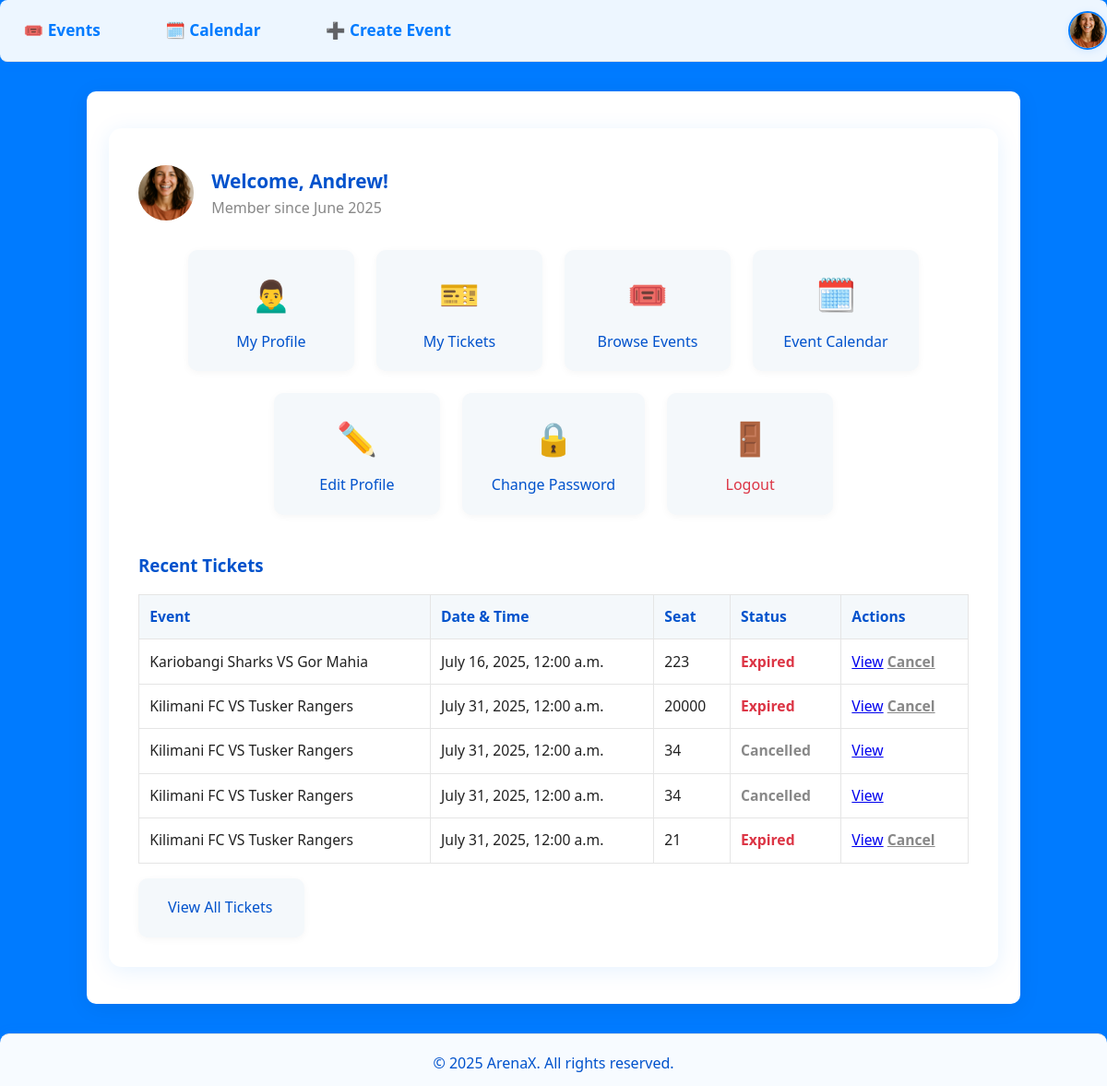
The page /events/user-dashboard/ (signed in) on the database its author committed.
### users/models.py (models this page shows, shortened)
class Profile(models.Model):
    user = models.OneToOneField(User, on_delete=models.CASCADE, related_name='profile')
    photo = models.ImageField(upload_to='profile_photos/', blank=True, null=True)

### tickets/models.py (models this page shows, shortened)
class Ticket(models.Model):
    STATUS_CHOICES = [
        ('Active', 'Active'),
        ('Cancelled', 'Cancelled'),
        ('Used', 'Used'),
    ]
    user = models.ForeignKey(User, on_delete=models.CASCADE, related_name='tickets')
    event = models.ForeignKey(Event, on_delete=models.CASCADE, related_name='tickets')
    tickettype = models.ForeignKey('TicketType', on_delete=models.CASCADE, related_name='tickets', null=True, blank=True)
    seat = models.CharField(max_length=50)
    purchase_date = models.DateTimeField(auto_now_add=True)
    status = models.CharField(max_length=10, choices=STATUS_CHOICES, default='Active')
    qr_code_url = models.URLField(blank=True, null=True)  # Optional: for QR code image
    qr_code_image = models.ImageField(upload_to='ticket_qrcodes/', blank=True, null=True)

### events/models.py (models this page shows, shortened)
class Event(models.Model):
    EVENT_TYPE_CHOICES = [
        ('sports', 'Sports Events'),
        ('entertainment', 'Entertainment Events'),
        ('civic', 'Civic and Political Events'),
        ('educational', 'Educational and Institutional Events'),
        ('corporate', 'Corporate and Business Events'),
        ('religious', 'Religious and Spiritual Events'),
        ('recreational', 'Recreational and Community Events'),
        ('esports', 'E-sports and Virtual Events'),
    ]
    name = models.CharField(max_length=200)
    date = models.DateTimeField()
    location = models.CharField(max_length=200)
    description = models.TextField(blank=True)
    thumbnail = models.ImageField(upload_to='event_thumbnails/', blank=True, null=True)  # <-- Added field
    event_type = models.CharField(max_length=32, choices=EVENT_TYPE_CHOICES, default='sports')

### events/views.py (the view)
# urls.py: path('user-dashboard/', views.user_dashboard, name='user_dashboard'),
@login_required
def user_dashboard(request):
    tickets = Ticket.objects.filter(user=request.user).select_related('event').order_by('-purchase_date')
    return render(request, 'events/user_dashboard.html', {
        'tickets': tickets,
        'now': timezone.now(),
    })

### events/templates/events/user_dashboard.html (shortened to what this page needs)
{% extends "base.html" %}
{% load static %}
{% block content %}
<div class="dashboard-section">
    <div class="dashboard-header">
        {% if user.profile.photo %}
            <img src="{{ user.profile.photo.url }}" alt="Profile Photo">
        {% else %}
            <img src="{% static 'images/default_profile.png' %}" alt="Profile Photo">
        {% endif %}
        <div>
            <div class="welcome">Welcome, {{ user.first_name|default:user.username }}!</div>
            <div style="color:#888;">Member since {{ user.date_joined|date:"F Y" }}</div>
        </div>
    </div>
    <div class="dashboard-links">
        <a href="{% url 'profile' %}" class="dashboard-link">
            <span class="icon">🙍‍♂️</span>
            My Profile
        </a>
        <a href="{% url 'ticket_list' %}" class="dashboard-link">
            <span class="icon">🎫</span>
            My Tickets
        </a>
        <a href="{% url 'event_list' %}" class="dashboard-link">
            <span class="icon">🎟️</span>
            Browse Events
        </a>
        <a href="{% url 'event_calendar' %}" class="dashboard-link">
            <span class="icon">🗓️</span>
            Event Calendar
        </a>
        <a href="{% url 'profile_edit' %}" class="dashboard-link">
            <span class="icon">✏️</span>
            Edit Profile
        </a>
        <a href="{% url 'password_change' %}" class="dashboard-link">
            <span class="icon">🔒</span>
            Change Password
        </a>
        <a href="{% url 'logout' %}" class="dashboard-link" style="color:#dc3545;">
            <span class="icon">🚪</span>
            Logout
        </a>
    </div>
    <div class="dashboard-tickets">
        <h3 style="color:#0052cc;">Recent Tickets</h3>
        {% if tickets %}
        <table>
            <thead>
                <tr>
                    <th>Event</th>
                    <th>Date & Time</th>
                    <th>Seat</th>
                    <th>Status</th>
                    <th>Actions</th>
                </tr>
            </thead>
            <tbody>
                {% for ticket in tickets|slice:":5" %}
                <tr>
                    <td>{{ ticket.event.name }}</td>
                    <td>{{ ticket.event.date|date:"F j, Y, g:i a" }}</td>
                    <td>{{ ticket.seat }}</td>
                    <td>
                        {% if ticket.status == 'Cancelled' %}
                            <span class="ticket-status-cancelled">Cancelled</span>
                        {% elif ticket.event.date < now %}
                            <span class="ticket-status-expired">Expired</span>
                        {% else %}
                            <span class="ticket-status-valid">Valid</span>
                        {% endif %}
                    </td>
                    <td>
                        <a href="{% url 'ticket_detail' ticket.pk %}">View</a>
                        {% if ticket.status != 'Cancelled' %}
                            <a href="{% url 'ticket_cancel' ticket.pk %}" class="ticket-status-cancelled">Cancel</a>
                        {% endif %}
                    </td>
                </tr>
                {% endfor %}
            </tbody>
        </table>
        <div style="margin-top:1rem;">
            <a href="{% url 'ticket_list' %}" class="dashboard-link" style="display:inline-block;">View All Tickets</a>
        </div>
        {% else %}
            <p style="margin-top:1rem;">You have not purchased any tickets yet. <a href="{% url 'event_list' %}">Browse events</a></p>
        {% endif %}
    </div>
</div>
{% endblock %}

### events/templates/base.html (shortened to what this page needs)
{% load static %}
<!DOCTYPE html>
<html lang="en">
<head>
    <link rel="stylesheet" href="{% static 'css/styles.css' %}">
</head>
<body>
    <nav>
        <a href="{% url 'event_list' %}">🎟️ Events</a>
        <a href="{% url 'event_calendar' %}">🗓️ Calendar</a>
        {% if user.is_superuser %}
            <a href="{% url 'event_create' %}">➕ Create Event</a>
        {% else %}
            <a href="{% url 'user_dashboard' %}">👤 User Dashboard</a>
        {% endif %}
        {% if user.is_authenticated %}
            <div class="nav-profile-dropdown">
                <div class="profile-pic-wrapper">
                    {% if user.profile.photo %}
                        <img src="{{ user.profile.photo.url }}" alt="Profile" class="nav-profile-pic">
                    {% else %}
                        <img src="{% static 'images/default_profile.png' %}" alt="Profile" class="nav-profile-pic">
                    {% endif %}
                </div>
            </div>
        {% else %}
            <a href="{% url 'login' %}">🔑 Login</a>
            <a href="{% url 'register' %}">📝 Register</a>
        {% endif %}
    </nav>
    <div class="container">
        {% block content %}{% endblock %}
    </div>
    <footer>
        &copy; {{ year|default:2025 }} ArenaX. All rights reserved.
    </footer>
</body>
</html>

### static/css/styles.css (style rules this page uses)
body, h1, h2, h3, h4, h5, h6, p, ul, ol, li, a { margin: 0; padding: 0; box-sizing: border-box; }
body { font-family: 'Segoe UI', Arial, sans-serif; background: #f7f9fb; color: #222; line-height: 1.6; }
nav { background: #fff; border-bottom: 1px solid #e5e5e5; padding: 0.75rem 0; text-align: center; }
nav a { color: #0052cc; margin: 0 1.2rem; text-decoration: none; font-weight: 500; transition: color 0.2s; font-size: 1.05rem; }
.container { max-width: 950px; margin: 2.5rem auto; background: #fff; padding: 2.5rem 2rem; border-radius: 10px; box-shadow: 0 4px 24px rgba(0,0,0,0.07); }
footer { text-align: center; color: #888; padding: 1.5rem 0 1rem 0; margin-top: 2.5rem; font-size: 0.98rem; background: #f4f8fb; border-top: 1px solid #e5e5e5; }

### events/templates/base.html (style rules this page uses)
html, body { height: 100%; min-height: 100%; margin: 0; padding: 0; }
body { display: flex; flex-direction: column; min-height: 100vh; font-family: 'Segoe UI', Arial, sans-serif; background: #007bff; }
nav { text-align: center; margin-bottom: 2rem; background: rgba(255,255,255,0.93); border-radius: 8px; box-shadow: 0 2px 12px rgba(0,123,255,0.08); padding: 0.7rem 0; display: flex; justify-content: center; gap: 1.2rem; }
nav a { margin: 0 0.5rem; color: #007bff; text-decoration: none; font-weight: 600; font-size: 1.08rem; padding: 0.5rem 1.1rem; border-radius: 6px; transition: background 0.18s, color 0.18s; display: inline-flex; align-items: center; gap: 0.4rem; }
.container { max-width: 1100px; margin: 0 auto; padding: 0 1.5rem; flex: 1 0 auto; }
footer { margin-top: 2rem; font-size: 1rem; background: rgba(255,255,255,0.97); border-radius: 10px 10px 0 0; text-align: center; padding: 1.2rem 0 0.7rem 0; box-shadow: 0 -2px 12px rgba(0,123,255,0.07); color: #0052cc; flex-shrink: 0; }
.nav-profile-dropdown { position: relative; display: flex; align-items: center; margin-left: auto; }
.profile-pic-wrapper { cursor: pointer; display: flex; align-items: center; }
.nav-profile-pic { width: 38px; height: 38px; border-radius: 50%; object-fit: cover; border: 2px solid #007bff; box-shadow: 0 2px 8px rgba(0,123,255,0.10); background: #f4f4f4; transition: box-shadow 0.2s; }

### events/templates/events/user_dashboard.html (style rules this page uses)
.dashboard-section { max-width: 900px; margin: 2.5rem auto; background: #fff; padding: 2.5rem 2rem 2rem 2rem; border-radius: 14px; box-shadow: 0 4px 24px rgba(0,123,255,0.10); }
.dashboard-header { display: flex; align-items: center; gap: 1.2rem; margin-bottom: 1.5rem; }
.dashboard-header img { width: 60px; height: 60px; border-radius: 50%; object-fit: cover; background: #f4f4f4; }
.dashboard-header .welcome { font-size: 1.3rem; color: #0052cc; font-weight: 600; }
.dashboard-links { display: flex; flex-wrap: wrap; gap: 1.5rem; margin: 2rem 0 2.5rem 0; justify-content: center; }
.dashboard-link { display: flex; flex-direction: column; align-items: center; background: #f4f8fb; border-radius: 10px; padding: 1.2rem 2rem; min-width: 180px; box-shadow: 0 2px 8px rgba(0,0,0,0.04); text-decoration: none; color: #0052cc; font-weight: 500; transition: background 0.2s; }
.dashboard-link .icon { font-size: 2.2rem; margin-bottom: 0.7rem; }
.dashboard-tickets { margin-top: 2rem; }
.dashboard-tickets table { width: 100%; border-collapse: collapse; margin-top: 1rem; }
.dashboard-tickets th, .dashboard-tickets td { border: 1px solid #e5e5e5; padding: 0.7rem; text-align: left; font-size: 0.98rem; }
.dashboard-tickets th { background: #f4f8fb; color: #0052cc; }
.ticket-status-expired { color: #dc3545; font-weight: bold; }
.ticket-status-cancelled { color: #888; font-weight: bold; }

### rows shown on the page
Ticket: event.name "Kariobangi Sharks VS Gor Mahia", event "July 16, 2025, 12:00 a.m.", seat "223", status "Expired"
Ticket: event.name "Kilimani FC VS Tusker Rangers", event "July 31, 2025, 12:00 a.m.", seat "20000", status "Expired"
Ticket: event.name "Kilimani FC VS Tusker Rangers", event "July 31, 2025, 12:00 a.m.", seat "34", status "Cancelled"
Ticket: event.name "Kilimani FC VS Tusker Rangers", event "July 31, 2025, 12:00 a.m.", seat "34", status "Cancelled"
Ticket: event.name "Kilimani FC VS Tusker Rangers", event "July 31, 2025, 12:00 a.m.", seat "21", status "Expired"

### other values the page prints
{{ user.first_name|default:user.username }} "Andrew"
{{ user.date_joined|date:"F Y" }} "June 2025"
{{ year|default:2025 }} "2025"
